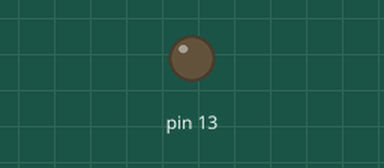
The sketch below on a simulated Arduino Uno, built with avr-gcc and run on an emulated ATmega328P. Parts: output pins drawn as LEDs (lit = HIGH).

Above: at 0.9 s.
At 2.5 s:
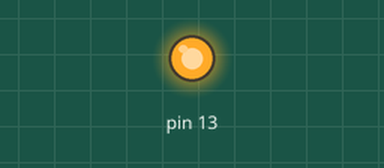
Timing chart, 0 to 6.3 s (numbered marks = the images above):
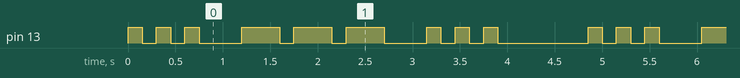

The sketch:

SOS.ino
```cpp
// run on board power on
void setup() {
  // pin 13 is output
  pinMode(13, OUTPUT);
}

// blink led
void blink(int len, int wait){
  digitalWrite(13, HIGH);
  delay(len);
  digitalWrite(13, LOW);
  delay(wait);
}

// keeps looping resulting in blink
void loop() {
  // S
  for (int x = 0; x < 3; x++) {
    blink(150, 150);
  }
  delay(300);
  // O
 for (int x = 0; x < 3; x++) {
    blink(400, 150);
  }
  delay(300);
  // S
  for (int x = 0; x < 3; x++) {
    blink(150, 150);
  }
  delay(800);
}
```

Measured:
- by itself, pin 13: repeats every 4.9 s: 2 × (LOW 0.15 s, HIGH 0.15 s), LOW 0.45 s, 2 × (HIGH 0.40 s, LOW 0.15 s), HIGH 0.40 s, LOW 0.45 s, 2 × (HIGH 0.15 s, LOW 0.15 s), HIGH 0.15 s, LOW 0.95 s, HIGH 0.15 s
- by itself, everything shown: repeats every 4.9 s, in 18 steps
